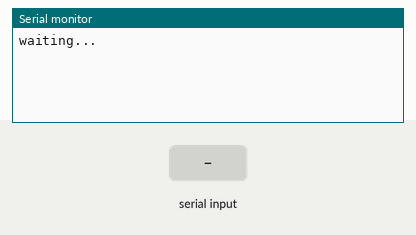
A sketch run on a simulated Arduino Uno, built with avr-gcc and run on an emulated ATmega328P. Shown: the last lines printed to the serial monitor. Inputs (shaded band) come from the test bench.

Above: at 1.2 s.
1.3 s: "90,45\n" received over Serial
At 2.1 s:
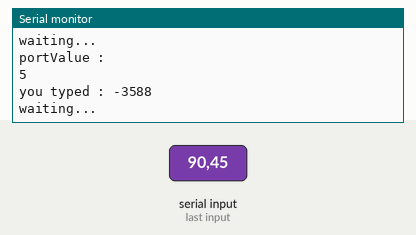
2.8 s: "30,150\n" received over Serial
At 3.2 s:
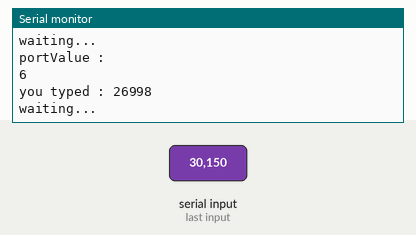
Timing chart, 0 to 5.8 s (numbered marks = the images above; inputs shaded):
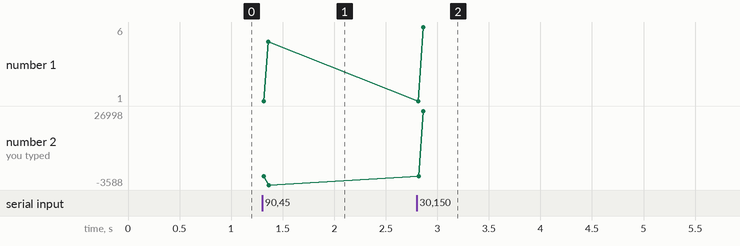

The sketch:

SerialPrint.ino
```cpp
int val = 0;
int number = 0;

void setup()
{
  Serial.begin(9600);
}

void loop()
{
  number = 0;
  Serial.flush();
  Serial.println( "waiting...");
  while( Serial.available() == 0 )
  {
  }
  Serial.println( "portValue : ");
  Serial.println( Serial.available() );
  Serial.print( "you typed : ");
  while( Serial.available() > 0)
  {
    number *= 10;
    val = Serial.read() - '0';
    number += val;
  }
  Serial.println( number );
}
```

Measured:
- after the input at 1.3 s, the serial monitor: prints a new line at once (image 1)
- after the input at 2.8 s, the serial monitor: prints a new line at once (image 2)
- plotted number 1: 5 → 6 after the input at 2.8 s
- plotted number 2: -3588 → 26998 after the input at 2.8 s
